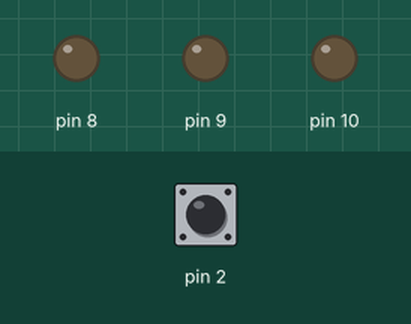
Recording of a sketch running on a simulated Arduino Uno, built with avr-gcc and run on an emulated ATmega328P. Parts: output pins drawn as LEDs (lit = HIGH). Inputs (shaded band) come from the test bench; at power-on: pin 2 HIGH.

Above: at 0.8 s.
0.9 s: pin 2 pulled LOW for 0.15 s
At 1.6 s:
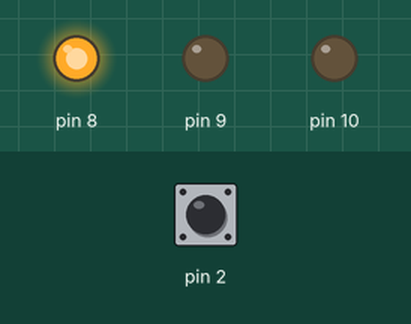
At 3.2 s:
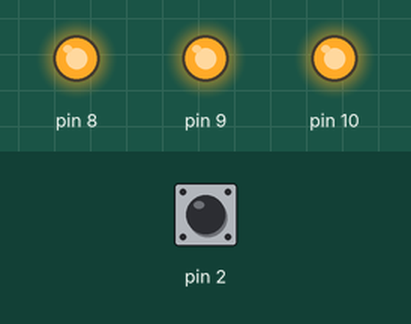
Timing chart, 0 to 8.4 s (numbered marks = the images above; inputs shaded):
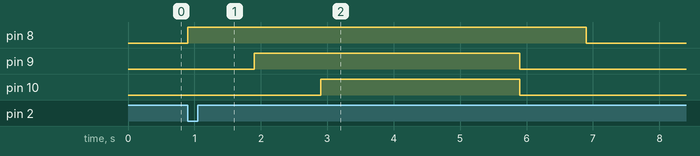

The sketch:

fire.extinguisher.ino
```cpp
#define F_CPU 16000000UL

#include <avr/io.h>
#include <util/delay.h>

int main(void)
{
    // PA0 is not available on ATmega328P.
    // Use PD2 as sensor input.

    DDRD &= ~(1 << PD2);     // PD2 as INPUT
    PORTD |= (1 << PD2);     // Enable internal pull-up

    // Set PB0, PB1, PB2 as OUTPUTS
    DDRB |= (1 << PB0) | (1 << PB1) | (1 << PB2);

    while (1)
    {
        // Check whether sensor input is LOW
        if ((PIND & (1 << PD2)) == 0)
        {
            // STEP 1: Alarm ON
            PORTB |= (1 << PB0);
            _delay_ms(1000);

            // STEP 2: Motor ON
            PORTB |= (1 << PB1);
            _delay_ms(1000);

            // STEP 3: Sprinkler ON
            PORTB |= (1 << PB2);
            _delay_ms(3000);

            // STEP 4: Motor and Sprinkler OFF
            PORTB &= ~((1 << PB1) | (1 << PB2));
            _delay_ms(1000);

            // STEP 5: Alarm OFF
            PORTB &= ~(1 << PB0);
            _delay_ms(500);
        }
        else
        {
            // All outputs OFF
            PORTB &= ~((1 << PB0) |
                       (1 << PB1) |
                       (1 << PB2));
        }
    }
}
```

Measured:
- after the input at 0.9 s, pin 8: LOW → HIGH at once, → LOW 6.0 s later; pin 9: LOW → HIGH after 1.0 s, → LOW 4.0 s later; pin 10: LOW → HIGH after 2.0 s, → LOW 3.0 s later
